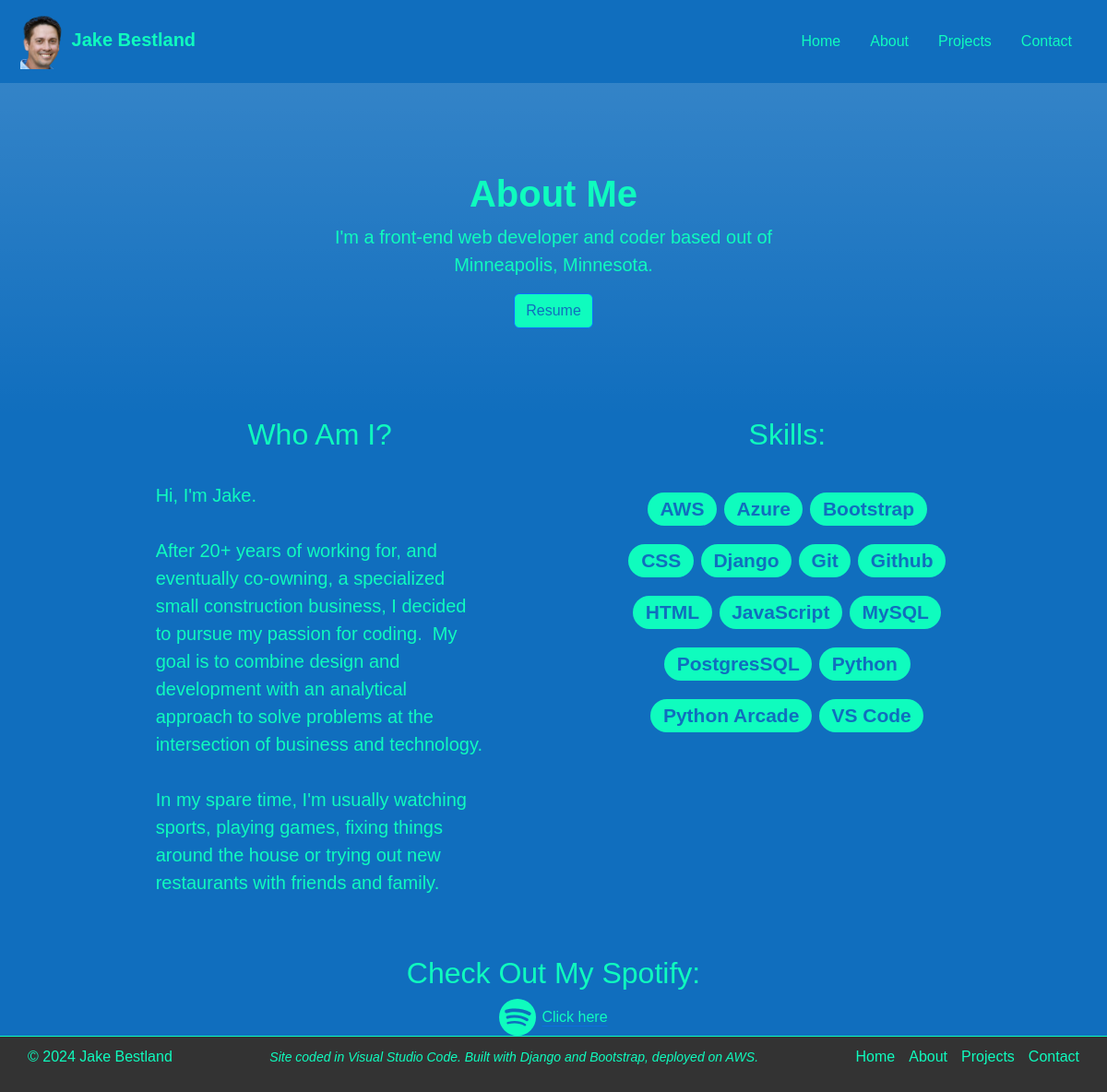
Page /about/ on the earlier database version.
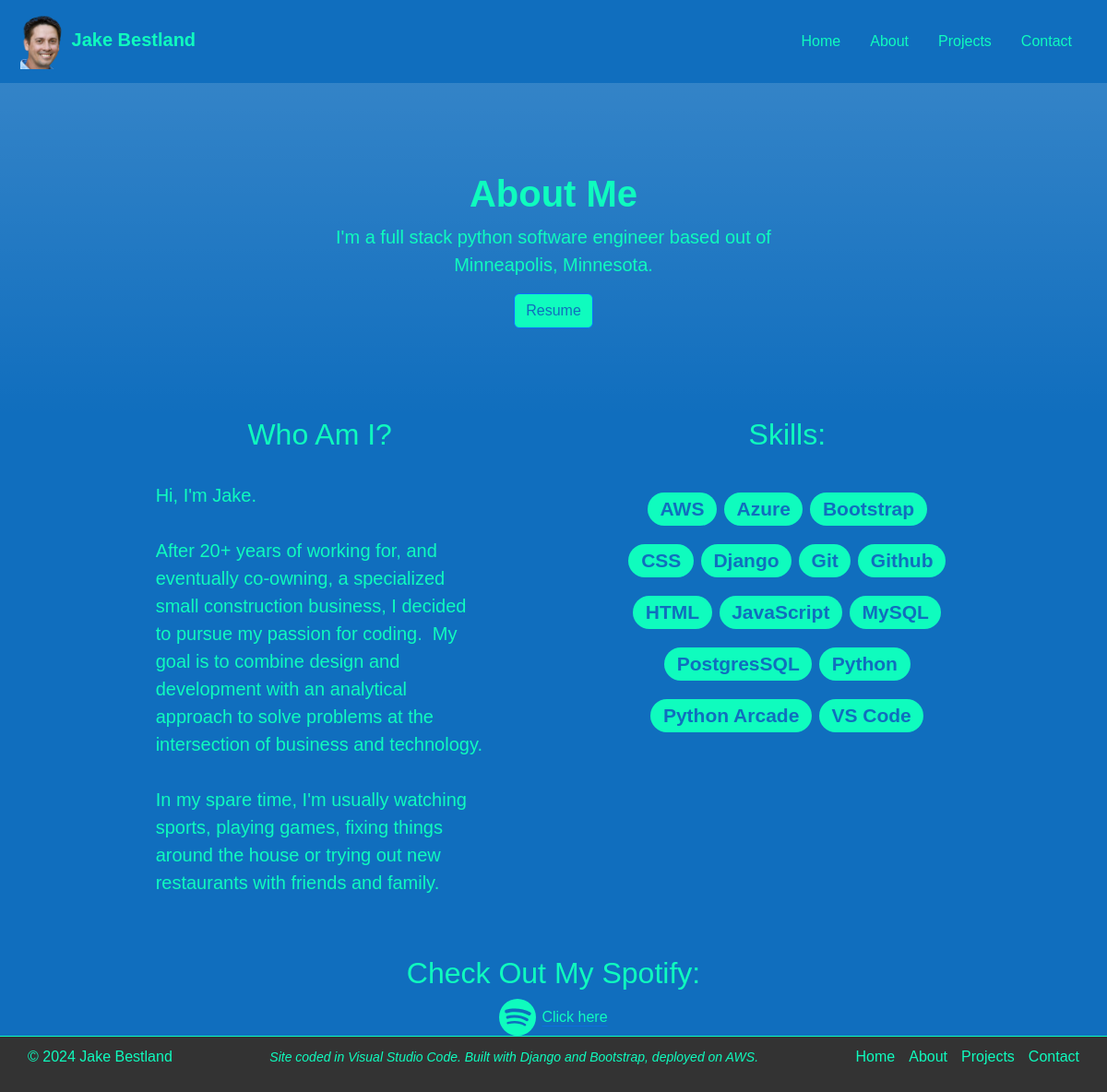
Same page on the later database version.
### projects/models.py (models this page shows)
class AboutMe(models.Model):
    tag_line_text = models.CharField(max_length=200)
    main_text = models.TextField()

### projects/views.py (the view)
# urls.py: path('about/', views.about, name='about'),
def about(request):
    skills = Skill.objects.all()
    text = AboutMe.objects.get(id=1)
    context = {
        'skills': skills,
        'text': text
    }
    return render(request, 'projects/about.html', context=context)

### projects/templates/projects/about.html (shortened to what this page needs)
{% extends "base.html" %}
{% load static %}
{% block content %}
<div class="px-4 py-5 text-center bg-gradient">
    <div class="row py-lg-5">
        <div class="col-lg-6 col-md-8 mx-auto">
            <h1 class="fw-normal"><strong>About Me</strong></h1>
            <p class="lead">{{ text.tag_line_text }}</p>
            <a href="{% url 'projects:view_pdf' %}" class="btn btn-primary" style="background-color: #0FFCBE; color: #106EBE;" target="_blank">Resume</a>
        </div>
    </div>
</div>
<div class="container text-center">
    <div class="row justify-content-evenly">
        <div class="col-4">
            <h2 class="fw-light"><strong>Who Am I?</strong></h2><br>
            <p class="lead text-start fs-5" style="white-space: pre-wrap">{{ text.main_text }}</p>
        </div>
        <div class="col-4">
            <h2 class="fw-light"><strong>Skills:</strong></h2><br>
            <p class="fs-3 lh-lg">
                {% for skill in skills %}
                <span class="badge rounded-pill" style="background-color: #0FFCBE; color: #106EBE;">{{ skill.name }}</span>
                {% endfor %}
            </p>
        </div>
    </div>
</div>
<br>
<br>
<div class="container text-center">
    <h2 class="fw-light"><strong>Check Out My Spotify:</strong></h2>
    <div class="d-grid gap-3 d-sm-flex justify-content-center">
        <a class="icon-link icon-link-hover" style="--bs-icon-link-transform: translate3d(0, -.125rem, 0);" href="{% url 'profile' %}">
              Click here
        </a>
    </div>
</div>
{% endblock %}

Differences in the rows shown:
changed AboutMe: tag_line_text "I'm a front-end web developer and coder based out of Minneapolis, Minnesota." → "I'm a full stack python software engineer based out of Minneapolis, Minnesota."
